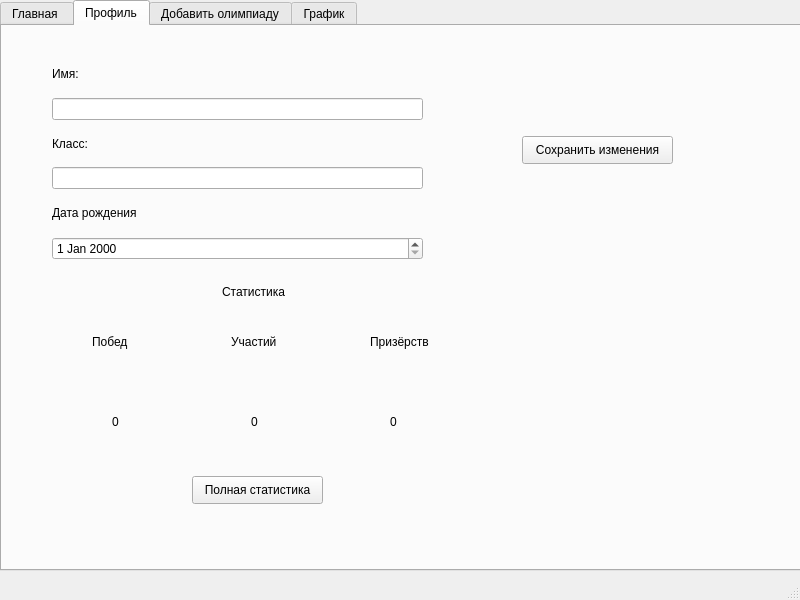
<?xml version="1.0" encoding="UTF-8"?>
<ui version="4.0">
 <class>MainWindow</class>
 <widget class="QMainWindow" name="MainWindow">
  <property name="geometry">
   <rect>
    <x>0</x>
    <y>0</y>
    <width>800</width>
    <height>600</height>
   </rect>
  </property>
  <property name="windowTitle">
   <string>Главная</string>
  </property>
  <widget class="QWidget" name="centralwidget">
   <widget class="QTabWidget" name="tabWidget">
    <property name="geometry">
     <rect>
      <x>0</x>
      <y>0</y>
      <width>801</width>
      <height>571</height>
     </rect>
    </property>
    <property name="font">
     <font>
      <italic>false</italic>
      <stylestrategy>PreferDefault</stylestrategy>
      <kerning>true</kerning>
     </font>
    </property>
    <property name="cursor">
     <cursorShape>ArrowCursor</cursorShape>
    </property>
    <property name="mouseTracking">
     <bool>false</bool>
    </property>
    <property name="autoFillBackground">
     <bool>false</bool>
    </property>
    <property name="inputMethodHints">
     <set>Qt::ImhNone</set>
    </property>
    <property name="tabPosition">
     <enum>QTabWidget::North</enum>
    </property>
    <property name="tabShape">
     <enum>QTabWidget::Rounded</enum>
    </property>
    <property name="currentIndex">
     <number>1</number>
    </property>
    <property name="elideMode">
     <enum>Qt::ElideNone</enum>
    </property>
    <widget class="QWidget" name="tab">
     <attribute name="title">
      <string>Главная </string>
     </attribute>
     <widget class="QLabel" name="label">
      <property name="geometry">
       <rect>
        <x>0</x>
        <y>20</y>
        <width>301</width>
        <height>61</height>
       </rect>
      </property>
      <property name="font">
       <font>
        <pointsize>15</pointsize>
       </font>
      </property>
      <property name="text">
       <string>Ближайшая олимпиада:</string>
      </property>
     </widget>
     <widget class="QWidget" name="verticalLayoutWidget_2">
      <property name="geometry">
       <rect>
        <x>290</x>
        <y>10</y>
        <width>501</width>
        <height>261</height>
       </rect>
      </property>
      <layout class="QVBoxLayout" name="verticalLayout_2">
       <item>
        <widget class="QLabel" name="nearLabel">
         <property name="font">
          <font>
           <pointsize>11</pointsize>
          </font>
         </property>
         <property name="text">
          <string>TextLabel</string>
         </property>
        </widget>
       </item>
       <item>
        <widget class="QLabel" name="nearLabel_2">
         <property name="font">
          <font>
           <pointsize>11</pointsize>
          </font>
         </property>
         <property name="text">
          <string>TextLabel</string>
         </property>
        </widget>
       </item>
       <item>
        <widget class="QLabel" name="nearLabel_3">
         <property name="font">
          <font>
           <pointsize>11</pointsize>
          </font>
         </property>
         <property name="text">
          <string>TextLabel</string>
         </property>
        </widget>
       </item>
      </layout>
     </widget>
     <widget class="QLabel" name="logo">
      <property name="geometry">
       <rect>
        <x>260</x>
        <y>370</y>
        <width>231</width>
        <height>151</height>
       </rect>
      </property>
      <property name="text">
       <string>TextLabel</string>
      </property>
     </widget>
    </widget>
    <widget class="QWidget" name="tab_2">
     <attribute name="title">
      <string>Профиль</string>
     </attribute>
     <widget class="QWidget" name="verticalLayoutWidget">
      <property name="geometry">
       <rect>
        <x>50</x>
        <y>30</y>
        <width>371</width>
        <height>204</height>
       </rect>
      </property>
      <layout class="QVBoxLayout" name="verticalLayout">
       <item>
        <widget class="QLabel" name="label_3">
         <property name="text">
          <string>Имя:</string>
         </property>
        </widget>
       </item>
       <item>
        <widget class="QLineEdit" name="name"/>
       </item>
       <item>
        <widget class="QLabel" name="label_4">
         <property name="text">
          <string>Класс:</string>
         </property>
        </widget>
       </item>
       <item>
        <widget class="QLineEdit" name="clas"/>
       </item>
       <item>
        <widget class="QLabel" name="label_5">
         <property name="text">
          <string>Дата рождения</string>
         </property>
        </widget>
       </item>
       <item>
        <widget class="QDateEdit" name="birth"/>
       </item>
      </layout>
     </widget>
     <widget class="QLabel" name="label_9">
      <property name="geometry">
       <rect>
        <x>220</x>
        <y>250</y>
        <width>131</width>
        <height>31</height>
       </rect>
      </property>
      <property name="text">
       <string>Статистика</string>
      </property>
     </widget>
     <widget class="QPushButton" name="savech">
      <property name="geometry">
       <rect>
        <x>520</x>
        <y>110</y>
        <width>151</width>
        <height>28</height>
       </rect>
      </property>
      <property name="text">
       <string>Сохранить изменения</string>
      </property>
     </widget>
     <widget class="QWidget" name="horizontalLayoutWidget">
      <property name="geometry">
       <rect>
        <x>90</x>
        <y>280</y>
        <width>411</width>
        <height>71</height>
       </rect>
      </property>
      <layout class="QHBoxLayout" name="horizontalLayout">
       <item>
        <widget class="QLabel" name="label_11">
         <property name="text">
          <string>Побед</string>
         </property>
        </widget>
       </item>
       <item>
        <widget class="QLabel" name="label_10">
         <property name="text">
          <string>Участий</string>
         </property>
        </widget>
       </item>
       <item>
        <widget class="QLabel" name="label_12">
         <property name="text">
          <string>Призёрств</string>
         </property>
        </widget>
       </item>
      </layout>
     </widget>
     <widget class="QWidget" name="horizontalLayoutWidget_2">
      <property name="geometry">
       <rect>
        <x>110</x>
        <y>350</y>
        <width>411</width>
        <height>91</height>
       </rect>
      </property>
      <layout class="QHBoxLayout" name="horizontalLayout_2">
       <item>
        <widget class="QLabel" name="winLab">
         <property name="text">
          <string>0</string>
         </property>
        </widget>
       </item>
       <item>
        <widget class="QLabel" name="uchLab">
         <property name="text">
          <string>0</string>
         </property>
        </widget>
       </item>
       <item>
        <widget class="QLabel" name="prizeLab">
         <property name="text">
          <string>0</string>
         </property>
        </widget>
       </item>
      </layout>
     </widget>
     <widget class="QPushButton" name="all_static">
      <property name="geometry">
       <rect>
        <x>190</x>
        <y>450</y>
        <width>131</width>
        <height>28</height>
       </rect>
      </property>
      <property name="text">
       <string>Полная статистика</string>
      </property>
     </widget>
    </widget>
    <widget class="QWidget" name="tab_3">
     <attribute name="title">
      <string>Добавить олимпиаду</string>
     </attribute>
     <widget class="QListWidget" name="listWidget">
      <property name="geometry">
       <rect>
        <x>5</x>
        <y>1</y>
        <width>781</width>
        <height>521</height>
       </rect>
      </property>
     </widget>
    </widget>
    <widget class="QWidget" name="tab_4">
     <attribute name="title">
      <string>График</string>
     </attribute>
     <widget class="QListWidget" name="listWidget2">
      <property name="geometry">
       <rect>
        <x>0</x>
        <y>0</y>
        <width>791</width>
        <height>521</height>
       </rect>
      </property>
     </widget>
    </widget>
   </widget>
  </widget>
  <widget class="QMenuBar" name="menubar">
   <property name="geometry">
    <rect>
     <x>0</x>
     <y>0</y>
     <width>800</width>
     <height>26</height>
    </rect>
   </property>
  </widget>
  <widget class="QStatusBar" name="statusbar"/>
 </widget>
 <resources/>
 <connections/>
</ui>
